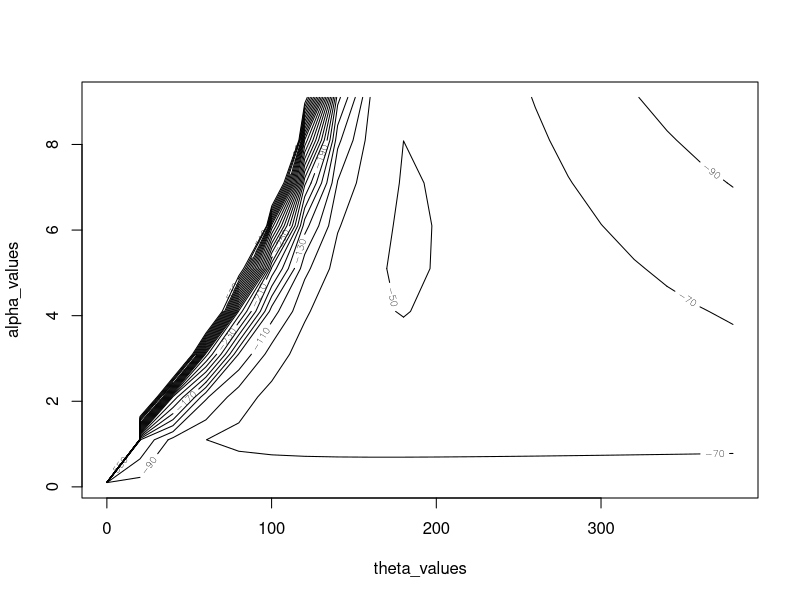

Recreate this plot in R. (Note: this script raises an error after producing the figure.)
library(testthat)

y <- c(225, 171, 198, 189, 189, 135, 162, 135, 117, 162)

f <- \(y, theta, alpha) {
  (alpha / theta) * (y / theta)^(alpha - 1) * exp(-(y / theta)^alpha)
}

ll <- \(y, theta, alpha) {
  sum(log(alpha) - log(theta) + (alpha - 1) * log(y) - (alpha - 1) * log(theta) - (y / theta)^alpha)
}

theta_values <- seq(0.1, 400, by = 20)
alpha_values <- seq(0.1, 10, by = 1)

matrix_alpha_theta <- matrix(0, nrow = length(theta_values), ncol = length(alpha_values))

for (i in 1:length(theta_values)) {
  for (j in 1:length(alpha_values)) {
    matrix_alpha_theta[i, j] <- ll(y, theta_values[i], alpha_values[j])
  }
}

print(matrix_alpha_theta)
print(max(matrix_alpha_theta))
print(min(matrix_alpha_theta))

contour(theta_values, alpha_values, matrix_alpha_theta,
  levels = seq(-550, -40, by = 20),
  xlab = "theta_values", ylab = "alpha_values"
)

ll_prime <- \(par, data) {
  n <- length(data)
  res <- numeric(2)
  res[1] <- -n * par[2] / par[1] + sum(data) / par[2]
  res[2] <- n / par[2] - n * log(par[1]) + sum(log(data)) - sum((data / par[1])^par[2] * log(data / par[1]))
}

ll_2_prime <- \(par, data) {
  n <- length(data)
  res <- matrix(0, nrow = 2, ncol = 2)
  res[1, 1] <- n * par[2] / par[1]^2 - par[2] * (par[2] + 1) * sum(data^par[2] / par[1]^(par[2] + 2))
  res[1, 2] <- res[2, 1] <- -n / par[1] + (1 / par[1]^(par[2] + 1)) * sum(data^par[2]) + par[2] * sum(data^par[2] * log(data / par[1]))
  res[2, 2] <- n / par[2]^2 - sum((data / par[1])^par[2] * (log(data / par[1]))^2)
  return(res)
}

# Tests
test_that("ll function returns correct log-likelihood values", {
  expect_equal(ll(y, 200, 2), -55.366, tolerance = 1e-3)
  expect_equal(ll(y, 150, 1.5), -52.123, tolerance = 1e-3)
})

ll_prime(par = c(160, 1), data = y)
solve(ll_2_prime(par = c(160, 1), data = y)) %*%

  par0 <- c(160, 1)
iter <- 10
par_est <- matrix(0, nrow = iter, ncol = 2)

for (i in 1:iter) {
  par_est[i] <- par0 - solve(ll_2_prime(par = par0, data = y)) %*% ll_prime(par = par0, data = y)
  par0 <- par_est[i]
}
